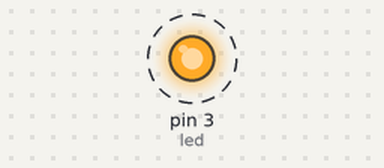
The program below on a simulated Raspberry Pi (header pin numbers). On the bench: output pins drawn as LEDs (lit = HIGH). Dashed ring = blinking. At 3.0 s the program stops and its outputs stay as they are.

Above: at 0.5 s.
Timing chart, 0 to 4.5 s (numbered marks = the images above):
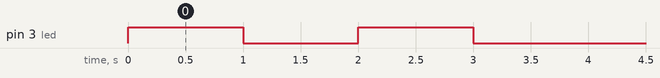

Measured:
- by itself, pin 3 (led): alternates HIGH for 1.0 s and LOW for 1.0 s

The program:

ledTest01.py
```python
# First test for the Rpi. I want to turn one LED on and off each second
#
# Sebastian Godoy
# 2014/08/23

import RPi.GPIO as gpio
import time

# Set up the pins to be like the board numbering
gpio.setmode(gpio.BOARD)

#Label the pin with the First LED and define it as an output
led = 3
gpio.setup(led,gpio.OUT)

gpio.output(led,1)
time.sleep(1)
gpio.output(led,0)
time.sleep(1)
gpio.output(led,1)
time.sleep(1)
gpio.output(led,0)

# Clean up
gpio.cleanup()
```
